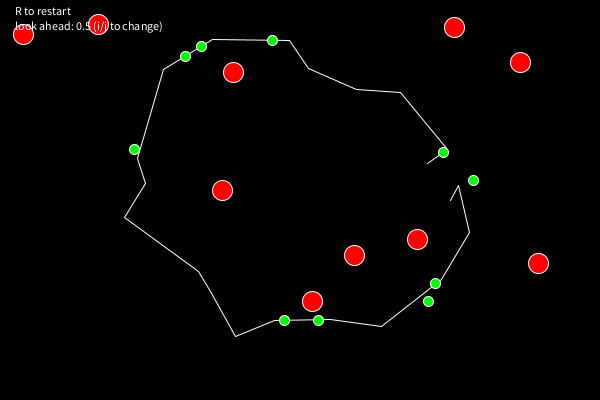
Frame 1 (no input)
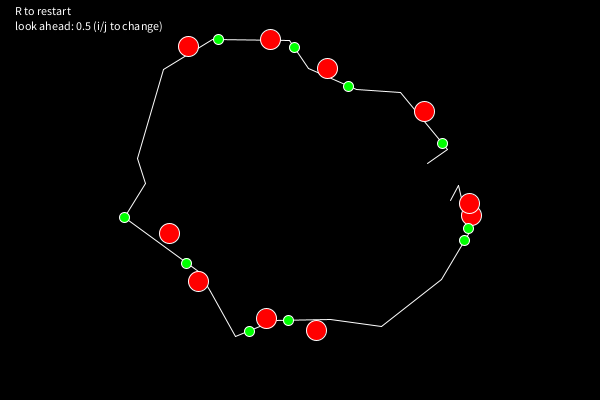
Frame 60 (the mouse pressed at the canvas centre just before this capture)
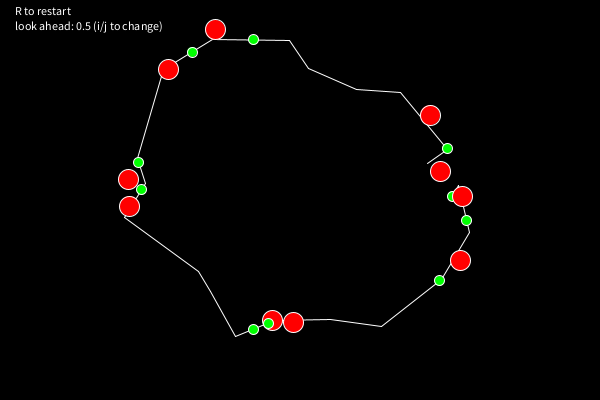
Frame 120 (the mouse held since frame 60 and released just before this capture)

The Processing sketch that drew these frames (run headless with seeded random() and noise(); from frame 60 on, the mouse is pressed at the canvas centre):

// Processing sketch: processing_96006
// ── processing_96006.pde

class Edge
{
  PVector p0;
  PVector p1;
 
  void render()
  {
    stroke(255);
    line(p0.x, p0.y, p1.x, p1.y); 
  }
}


float lookAhead = 0.5;

class Agent
{
  PVector pos;
  PVector vel;
  PVector targ;
  float maxVelocity;
  float kp;
  
  
  public void update()
  {
    pos.add(vel);
    
    
    float minDiff = 99999;
    Edge closest = null;
    int closestIndex = -1;
    Edge next = null;
    
    for(int i = 0; i < edges.size(); i++)
    {
      Edge e = (Edge)edges.get(i);
     
    
    
      PVector aToP = new PVector(pos.x - e.p0.x, pos.y - e.p0.y);
      PVector aToB = new PVector(e.p1.x - e.p0.x, e.p1.y - e.p0.y);
      
      float atb2 = aToB.mag() * aToB.mag(); 
      float atpdotatb = aToP.dot(aToB);
      
      float t = min(max((atpdotatb / (atb2 + 0.0001)), 0), 1);

      PVector close = new PVector(pos.x - (e.p0.x + aToB.x * t), pos.y - (e.p0.y + aToB.y * t));
      float d = close.mag();

      if(d < minDiff)
      {
        minDiff = d;
        closest = e;
        closestIndex = i;
        
        if(i < edges.size() - 1)
        {
          next = (Edge)edges.get(i + 1); 
        }
        else
        {
          next = (Edge)edges.get(0);
        }
      }  
    }
    
    if(closest != null)
    {
      PVector aToP = new PVector(pos.x - closest.p0.x, pos.y - closest.p0.y);
      PVector aToB = new PVector(closest.p1.x - closest.p0.x, closest.p1.y - closest.p0.y);
      
      float atb2 = aToB.mag() * aToB.mag(); 
      float atpdotatb = aToP.dot(aToB);
      
      float t = atpdotatb / (atb2 + 0.0001) + lookAhead;
      
      if(t > 1.0 && next != null)
      {
        t =  t - 1.0;
        closest = next;
         aToB =  new PVector(closest.p1.x - closest.p0.x, closest.p1.y - closest.p0.y);
      }
      else
      {
        t = min(t, 1.0);
        
      }
      
      targ = new PVector(closest.p0.x + aToB.x * t, closest.p0.y + aToB.y * t);
    }
    
    PVector desiredVelocity = new PVector(targ.x - pos.x, targ.y - pos.y);
    desiredVelocity.normalize();
    desiredVelocity.mult(maxVelocity);
    
    PVector err = new PVector(desiredVelocity.x - vel.x, desiredVelocity.y - vel.y);
   
    PVector output = new PVector(err.x * kp, err.y * kp);
    vel.add(output); 
    
  }
  
  public void render()
  {
    ellipseMode(RADIUS);
    fill(255, 0, 0);
    
    ellipse(pos.x, pos.y, 10, 10);
    
    fill(0, 255, 0);
    ellipse(targ.x, targ.y, 5, 5); 
  }
    
}


ArrayList edges = new ArrayList();
ArrayList agents = new ArrayList();

void keyPressed()
{
  if(key == 'r' || key == 'R')
  {
    setup();
  } 
  
  if(key == 'i')
  {
    lookAhead += 0.01; 
  }
  
  if(key == 'j')
  {
    lookAhead -= 0.01; 
  }
  
  
}

void setup()
{
   edges.clear();
   agents.clear();
   size(600, 400);
   background(0);
   
   int numedges = 20;
  
   PVector last = new PVector(450, 200);

   
   float dTheta = 2 * PI / numedges + 0.01;
   float theta = 0;
   for(int i = 0; i < numedges; i++)
   {

     Edge e = new Edge();
     e.p0 = last;
     e.p1 = new PVector(max(min(cos(theta) * 150 + 300 + random(-30, 30), 600), 0), max(min(random(-30, 30) + sin(theta) * 150 + 200, 400), 0));
     last = new PVector(e.p1.x, e.p1.y);
     theta += dTheta;
     edges.add(e);

   } 
   
   int numAgents = 10;
   
   
   for(int i = 0; i < numAgents; i++)
   {
     Agent a = new Agent();
     a.pos = new PVector(random(0, 600), random(0, 400));
     a.vel = new PVector(0, 0);
     a.targ = new PVector(300, 200);
     a.kp = 0.1;
     a.maxVelocity = 5;
     agents.add(a);
   }
   

   
}

void draw()
{
  background(0);
  for(int i = 0; i < edges.size(); i++)
  {
    Edge e = (Edge)(edges.get(i));
    e.render();  
  } 
  
  for(int i = 0; i < agents.size(); i++)
  {
    Agent a = (Agent)(agents.get(i));
    a.update();
    a.render(); 
  }
  
  stroke(255, 255, 255);
  fill(255, 255, 255);
  text("R to restart", 15, 15);
  text("look ahead: " + lookAhead + " (i/j to change)", 15, 30);
  
}
